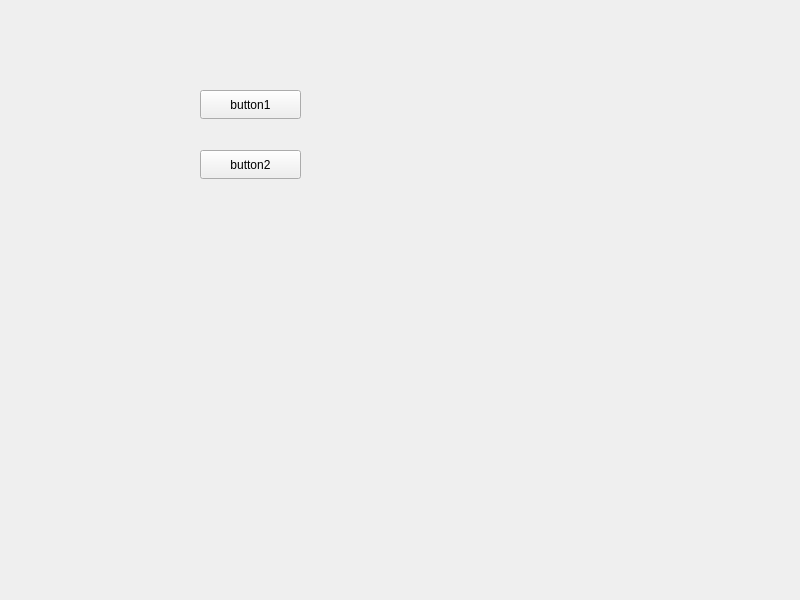
<?xml version="1.0" encoding="UTF-8"?>
<ui version="4.0">
 <class>Widget</class>
 <widget class="QWidget" name="Widget">
  <property name="geometry">
   <rect>
    <x>0</x>
    <y>0</y>
    <width>800</width>
    <height>600</height>
   </rect>
  </property>
  <property name="windowTitle">
   <string>Widget</string>
  </property>
  <widget class="QPushButton" name="pushButton">
   <property name="geometry">
    <rect>
     <x>200</x>
     <y>90</y>
     <width>101</width>
     <height>29</height>
    </rect>
   </property>
   <property name="text">
    <string>button1</string>
   </property>
  </widget>
  <widget class="QPushButton" name="pushButton_2">
   <property name="geometry">
    <rect>
     <x>200</x>
     <y>150</y>
     <width>101</width>
     <height>29</height>
    </rect>
   </property>
   <property name="text">
    <string>button2</string>
   </property>
  </widget>
 </widget>
 <resources/>
 <connections/>
</ui>
